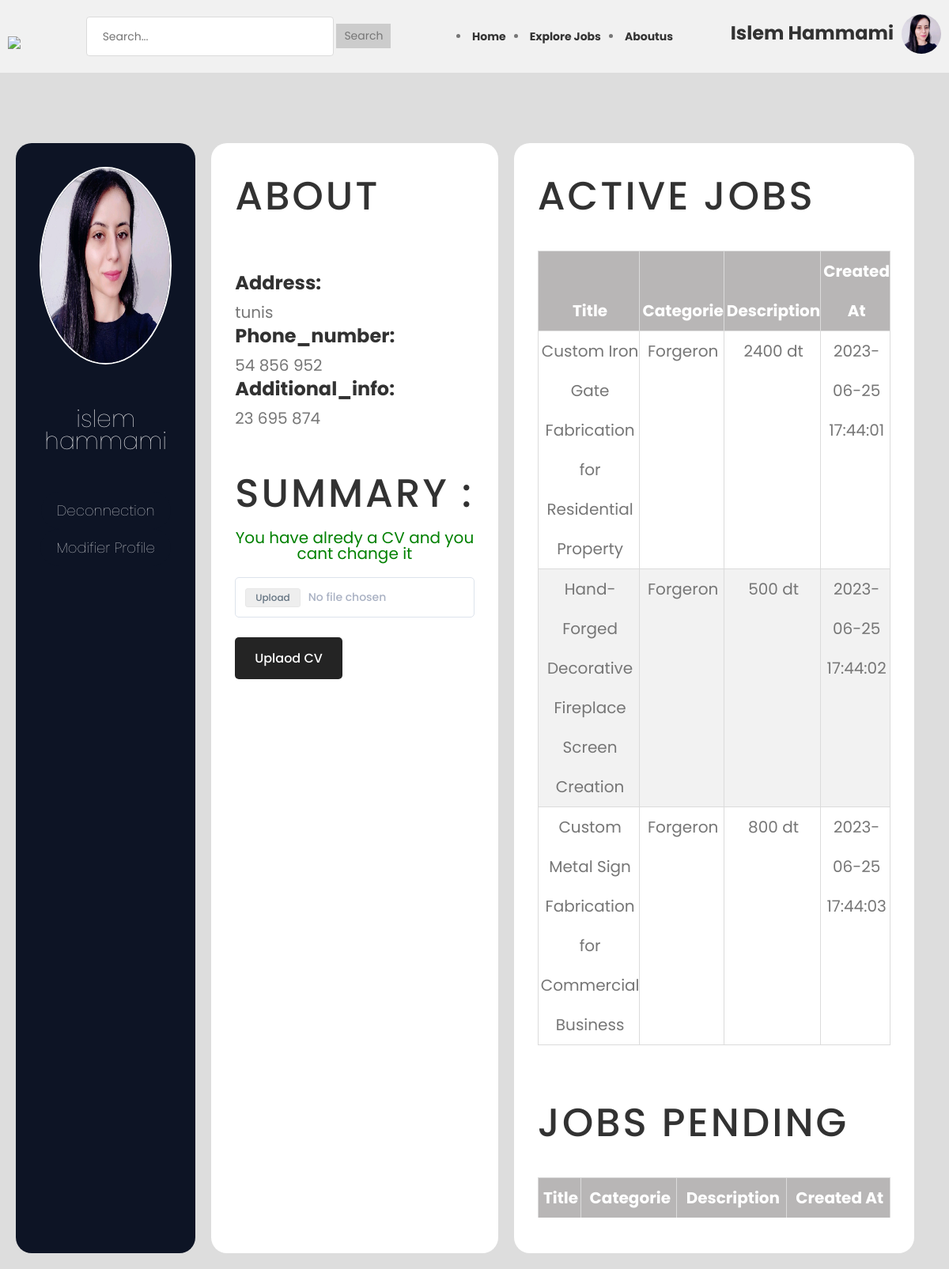
The app's page /Freelance-Website/profile.php (signed in) with its own data.
### tables this page shows
CREATE TABLE `users` (
  `id` int NOT NULL,
  `username` varchar(255) NOT NULL,
  `password` varchar(255) NOT NULL,
  `email` varchar(255) NOT NULL,
  `created_at` timestamp NOT NULL DEFAULT CURRENT_TIMESTAMP,
  `address` varchar(255) DEFAULT 'not declared',
  `phone_number` varchar(20) DEFAULT 'not declared',
  `additional_info` varchar(255) DEFAULT 'not declared',
  `profile_pic` varchar(255) DEFAULT 'Profile-Icon-SVG-09856789.png',
  `cv` varchar(255) DEFAULT NULL
);

CREATE TABLE `jobs` (
  `id` int NOT NULL,
  `title` varchar(255) NOT NULL,
  `categorie` varchar(255) DEFAULT NULL,
  `description` text,
  `cover_path` varchar(255) NOT NULL,
  `user_id` int NOT NULL,
  `created_at` timestamp NOT NULL DEFAULT CURRENT_TIMESTAMP,
  `prix` varchar(255) DEFAULT 'free'
);

### Freelance-Website/profile.php (the view, shortened to what this page needs)
<?php
include 'navANDhead.php';
require_once('connbd.php');
$login = $_SESSION['login'];
$query = "SELECT * FROM users where username ='$login'";
$userdata = $db->prepare($query);
$userdata->execute();
$result = $userdata->fetch(PDO::FETCH_ASSOC);
$id = $result["id"];
$address = $result["address"];
$phone_number = $result["phone_number"];
$additional_info = $result["additional_info"];
$queryBooks = "SELECT * FROM jobs WHERE user_id='$id'";
$bookData = $db->prepare($queryBooks);
$bookData->execute();
$jobs = $bookData->fetchAll(PDO::FETCH_ASSOC);
?>
<!DOCTYPE html>
<html lang="en">
<head>
    <link rel="stylesheet" href="https://cdnjs.cloudflare.com/ajax/libs/font-awesome/4.7.0/css/font-awesome.min.css">
    <link rel="stylesheet" href="profile.css">
    <link rel="stylesheet" href="css/normalize.css">
    <link rel="stylesheet" href="css/scrollbar.css">
    <link rel="stylesheet" href="css/fontawesome/fontawesome-all.css">
    <link rel="stylesheet" href="css/font-awesome.min.css">
    <link rel="stylesheet" href="css/owl.carousel.min.css">
    <link rel="stylesheet" href="css/jquery-ui.css">
    <link rel="stylesheet" href="css/linearicons.css">
    <link rel="stylesheet" href="css/tipso.css">
    <link rel="stylesheet" href="css/chosen.css">
    <link rel="stylesheet" href="css/prettyPhoto.css">
    <link rel="stylesheet" href="css/main.css">
    <link rel="stylesheet" href="css/color.css">
    <link rel="stylesheet" href="css/transitions.css">
    <link rel="stylesheet" href="css/responsive.css">
    <link rel="stylesheet" href="css/style.css">
  <link rel="stylesheet" href="css/form.css">
</head>
<body>
    <br> <br> <br>
    <div class="container">
        <div class="box">
            <img src="<?php echo $result["profile_pic"]; ?>" alt="">
            <ul>
                <li><?php
                    echo $result['username'];
                    ?></li>
                <li>
                    <a href="logout.php"><input type="button" value="Deconnection"></a>
                    <a href="modiff.php"><input type="button" value="Modifier Profile"></a>
                </li>
            </ul>
        </div>
        <div class="About">
            <h1 >About</h1>
            <br><br>
            <h3>Address:</h3>
            <?php
            echo $address;
            ?>
            <h3>Phone_number:</h3>
            <?php
            echo $phone_number;
            ?>
            <h3>Additional_info:</h3>
            <?php
            echo $additional_info;
            ?> <br><br><br>
            <h1>Summary :</h1>
            <?php
               if ($result['cv'] == null) {
                   echo '<p style="color: red;text-align: center;" >You still without CV pls make the upload</p> ' ;
               }
               else { echo '<p style="color: green;text-align: center;" >You have alredy a CV and you cant change it </p> '  ;}
            ?>
            <form action="uploadcv.php" method="post" enctype="multipart/form-data">
                <div>
                    <input type="file" name="pdf_file" id="pdf_file" class="formbold-form-input formbold-form-file"><br>
                </div>
                <input type="submit" value="Uplaod CV" class="formbold-btn">
            </form>
        </div>
        <div class="About">
            <h1>Active jobs</h1>
            <div>
                <br>
                <div id="books">
                    <table>
                        <thead>
                            <tr>
                                <th>Title</th>
                                <th>Categorie</th>
                                <th>Description</th>
                                <th>Created At</th>
                            </tr>
                        </thead>
                        <tbody>
                            <?php foreach ($jobs as $book) : ?>
                                <tr>
                                    <td><?php echo $book['title']; ?></td>
                                    <td><?php echo $book['categorie']; ?></td>
                                    <td><?php echo $book['prix']; ?></td>
                                    <td><?php echo $book['created_at']; ?></td>
                                </tr>
                            <?php endforeach; ?>
                        </tbody>
                    </table>
                </div>
            </div>
            <br><br>
            <h1>Jobs Pending</h1>
            <div>
                <br>
                <div id="books">
                    <table>
                        <thead>
                            <tr>
                                <th>Title</th>
                                <th>Categorie</th>
                                <th>Description</th>
                                <th>Created At</th>
                            </tr>
                        </thead>
                    </table>
                </div>
            </div>
        </div>
    </div>
</body>
</html>

### Freelance-Website/navANDhead.php (shortened to what this page needs)
<?php
require_once('connbd.php');
?>
<!DOCTYPE html>
<html lang="en">
<head>
    <link rel="stylesheet" href="css/navbar.css">
    <link rel="stylesheet" href="css/booksstyle.css">
</head>
<body>
<header>
    <div class="header-container">
        <h1><a href="index.php"><img src="resorses/logo.png" width="190"></a></h1>
        <form method="get" action="search.php" class="search-form">
            <input type="text" name="search" class="search-input" placeholder="Search...">
            <input type="submit" value="Search" class="search-submit">
        </form>
        <nav class="nava">
            <ul>
                <li class="nava"><a href="index.php">Home</a></li>
                <li class="nava"><a href="Climatisation.php">Explore Jobs</a></li>
                <li class="nava"><a href="aboutpage.php">Aboutus</a></li>
            </ul>
        </nav>
        <div class="user-info">
            <h3 class="user-name">
                 <?php
                 if(isset($_SESSION['login'])){
                 $login=$_SESSION['login'];
                    $query = "SELECT * FROM users where username='$login'";
                    $user = $db->query($query)->fetchAll(PDO::FETCH_ASSOC);
                    foreach ($user as $user3):
                    echo $user3['username'];
                    endforeach;}
                    else{
                        echo "Guest";
                    }
                ?>
            </h3>
            <a href="profile.php"><img src="<?php
            if(isset($_SESSION['login'])){
                echo $user3['profile_pic'];
                }
                   else{
                       echo "Profile-Icon-SVG-09856789.png";
                   }
            ?>" alt="Profile photo" class="profile-photo" style="width: 50px;height:50px;" ></a>
        </div>
    </div>
</header>

### Freelance-Website/css/navbar.css (style rules this page uses)
.header-container { display: flex; align-items: center; justify-content: space-between; padding: 10px; background-color: #f1f1f1; }
.header-container h1 { margin: 0; }
.search-form { margin: 0 20px; }
.search-input { padding: 5px; }
.search-submit { padding: 5px 10px; background-color: #ccc; border: none; cursor: pointer; }
.nava ul { list-style-type: none; padding: 0; margin: 0; display: flex; }
.nava li { margin-right: 10px; }
.nava a { text-decoration: none; color: #333; font-weight: bold; }
.user-info { display: flex; align-items: center; }
.user-name { margin-right: 10px; }
.profile-photo { width: 30px; height: 30px; border-radius: 50%; }

### Freelance-Website/css/booksstyle.css (style rules this page uses)
table { border-collapse: collapse; width: 100%; }
th, td { text-align: left; padding: 8px; }
th { background-color: rgba(137, 134, 134, 0.6); color: white; }
tr:nth-child(even) { background-color: #f2f2f2; }
a { text-decoration: none; color: #0077FF; }

### Freelance-Website/css/profile.css (style rules this page uses)
body { margin-top: 20px; color: #000000; text-align: left; background-color: #e2e8f0; }

### Freelance-Website/css/color.css (style rules this page uses)
a, p a, p a:hover, a:hover, a:focus, a:active, .wt-navigation > ul > li:hover > a, .wt-navigation > ul > li.current-menu-item > a, .wt-navarticletab li:hover a, .wt-navarticletab li a.active, .wt-categoriescontent li a:hover, .wt-joinsteps li.wt-active a, .wt-effectivecontent li:hover a, .wt-articlesingle-content .wt-description .wt-blockquotevone q, .wt-filtertag li:hover a, .wt-userlisting-breadcrumb li .wt-clicksave, .wt-clicksave, .wt-qrcodefeat h3 span, .wt-comfollowers ul li:hover a span, .wt-postarticlemeta .wt-following span, .tg-qrcodefeat h3 span { color: #ff5851; }

### Freelance-Website/css/transitions.css (style rules this page uses)
*:after, *:before, p a, a, .wt-socialicons li a, .wt-roundicontext, .wt-roundicontext .wt-usericonholder, .sub-menu, .mega-menu, .wt-article, .wt-article figure img, .wt-speakerimg img, .wt-categoryslidercontent, .wt-filtertag li a i, .wt-userlistinghold, .wt-companysdetails, .wt-companysdetails .wt-companysimg img, .wt-comfollowers ul li, .wt-comfollowers ul li a span, .wt-comfollowers ul li a span img, .wt-articlesuser .wt-particlehold figure img, .wt-project figure img, .wt-usernav, .wt-btn, .wt-particlehold figure img, .wt-main, .wt-offersmessages .wt-ad, .wt-openmenu .wt-usersidebar .wt-companysinfo .wt-title, .wt-openmenu .wt-usersidebar .wt-companysinfo .wt-btnarea, .wt-iconbox i, .wt-tabstitle li, .wt-tablecategories tr, .wt-designimg input[type=radio]+ label img, .wt-designimg input[type=radio]+ label i, .wt-navigation > ul > li > .sub-menu > li.menu-item-has-children .sub-menu li, .wt-navigation > ul > li > .sub-menu > li, .chosen-container-multi .chosen-choices li.search-choice, .wt-dateandmsg span:nth-child(2), .wt-posteditem, .wt-slidernav .wt-prev, .wt-slidernav .wt-next, .wt-btnmenutoggle { -webkit-transition: all 300ms ease-in-out; -moz-transition: all 300ms ease-in-out; -ms-transition: all 300ms ease-in-out; -o-transition: all 300ms ease-in-out; transition: all 300ms ease-in-out; }

### Freelance-Website/Style.css (style rules this page uses)
a { color: #ffffff; }

### Freelance-Website/css/form.css (style rules this page uses)
* { margin: 0; padding: 0; box-sizing: border-box; }
body { font-family: 'Inter', sans-serif; }
.formbold-form-input { width: 100%; padding: 13px 22px; border-radius: 5px; border: 1px solid #dde3ec; background: #ffffff; font-weight: 500; font-size: 16px; color: #3a3a3b; outline: none; resize: none; }
.formbold-form-input::placeholder, select.formbold-form-input, .formbold-form-input[type='date']::-webkit-datetime-edit-text, .formbold-form-input[type='date']::-webkit-datetime-edit-month-field, .formbold-form-input[type='date']::-webkit-datetime-edit-day-field, .formbold-form-input[type='date']::-webkit-datetime-edit-year-field { color: rgba(83, 99, 135, 0.5); }
.formbold-form-file { padding: 12px; font-size: 14px; line-height: 24px; color: rgba(83, 99, 135, 0.5); }
.formbold-form-file:before { content: 'Upload'; display: inline-block; background: #EEEEEE; border: 0.5px solid #E7E7E7; border-radius: 3px; padding: 3px 12px; outline: none; white-space: nowrap; cursor: pointer; color: #637381; font-weight: 500; font-size: 12px; line-height: 16px; margin-right: 10px; }
.formbold-btn { font-size: 16px; border-radius: 5px; padding: 14px 25px; border: none; font-weight: 500; background-color: #242424; color: white; cursor: pointer; margin-top: 25px; }

### records on screen
users: username "Islem Hammami", profile_pic (picture), username "islem hammami", address "tunis", phone_number "54 856 952", additional_info "23 695 874"
jobs: title "Custom Iron Gate Fabrication for Residential Property", categorie "Forgeron", prix "2400 dt", created_at "2023-06-25 17:44:01"
jobs: title "Hand-Forged Decorative Fireplace Screen Creation", categorie "Forgeron", prix "500 dt", created_at "2023-06-25 17:44:02"
jobs: title "Custom Metal Sign Fabrication for Commercial Business", categorie "Forgeron", prix "800 dt", created_at "2023-06-25 17:44:03"
